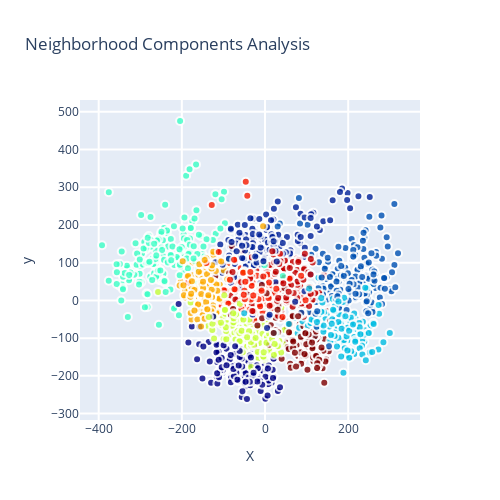

Notebook source saved alongside this figure:
### Code cell
plot(X_reduced, y, "Neighborhood Components Analysis")

### Figure 1 — Plotly figure (JSON) as saved in the notebook; plotly's stock layout.template omitted (floating-point values rounded to 4 significant figures; data arrays with more than 128 entries replaced by an {"elided": "..."} marker saying what was removed)
{"data": [{"marker": {"color": {"elided": "1797 int values"}, "colorscale": [[0, "rgb(0,0,131)"], [0.2, "rgb(0,60,170)"], [0.4, "rgb(5,255,255)"], [0.6, "rgb(255,255,0)"], [0.8, "rgb(250,0,0)"], [1, "rgb(128,0,0)"]], "line": {"color": "rgb(255, 255, 255)", "width": 2}, "opacity": 0.8, "showscale": false, "size": 8}, "mode": "markers", "showlegend": false, "text": {"elided": "1797 int values"}, "type": "scatter", "x": {"elided": "1797 float values"}, "y": {"elided": "1797 float values"}}], "layout": {"height": 500, "hovermode": "closest", "showlegend": true, "title": {"text": "Neighborhood Components Analysis"}, "width": 500, "xaxis": {"autorange": true, "gridwidth": 2, "range": [-444.9, 372.7], "ticklen": 5, "title": {"text": "X"}, "type": "linear", "zeroline": false}, "yaxis": {"autorange": true, "gridwidth": 2, "range": [-317.0, 531.3], "ticklen": 5, "title": {"text": "y"}, "type": "linear"}}}
